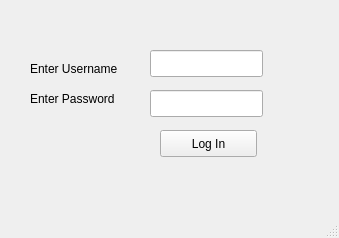
<?xml version="1.0" encoding="UTF-8"?>
<ui version="4.0">
 <class>unamepword</class>
 <widget class="QMainWindow" name="unamepword">
  <property name="geometry">
   <rect>
    <x>0</x>
    <y>0</y>
    <width>339</width>
    <height>238</height>
   </rect>
  </property>
  <property name="windowTitle">
   <string>Enter Details</string>
  </property>
  <widget class="QWidget" name="centralwidget">
   <widget class="QLabel" name="label">
    <property name="geometry">
     <rect>
      <x>30</x>
      <y>60</y>
      <width>111</width>
      <height>17</height>
     </rect>
    </property>
    <property name="text">
     <string>Enter Username</string>
    </property>
   </widget>
   <widget class="QLabel" name="label_2">
    <property name="geometry">
     <rect>
      <x>30</x>
      <y>90</y>
      <width>111</width>
      <height>17</height>
     </rect>
    </property>
    <property name="text">
     <string>Enter Password</string>
    </property>
   </widget>
   <widget class="QLineEdit" name="userName">
    <property name="geometry">
     <rect>
      <x>150</x>
      <y>50</y>
      <width>113</width>
      <height>27</height>
     </rect>
    </property>
   </widget>
   <widget class="QLineEdit" name="passWord">
    <property name="geometry">
     <rect>
      <x>150</x>
      <y>90</y>
      <width>113</width>
      <height>27</height>
     </rect>
    </property>
    <property name="echoMode">
     <enum>QLineEdit::Password</enum>
    </property>
   </widget>
   <widget class="QPushButton" name="LogInB">
    <property name="geometry">
     <rect>
      <x>160</x>
      <y>130</y>
      <width>97</width>
      <height>27</height>
     </rect>
    </property>
    <property name="text">
     <string>Log In</string>
    </property>
   </widget>
  </widget>
  <widget class="QMenuBar" name="menubar">
   <property name="geometry">
    <rect>
     <x>0</x>
     <y>0</y>
     <width>339</width>
     <height>25</height>
    </rect>
   </property>
  </widget>
  <widget class="QStatusBar" name="statusbar"/>
 </widget>
 <resources/>
 <connections>
  <connection>
   <sender>LogInB</sender>
   <signal>clicked(bool)</signal>
   <receiver>unamepword</receiver>
   <slot>GetAuthDetails()</slot>
   <hints>
    <hint type="sourcelabel">
     <x>208</x>
     <y>168</y>
    </hint>
    <hint type="destinationlabel">
     <x>169</x>
     <y>118</y>
    </hint>
   </hints>
  </connection>
 </connections>
 <slots>
  <slot>GetAuthDetails()</slot>
 </slots>
</ui>
